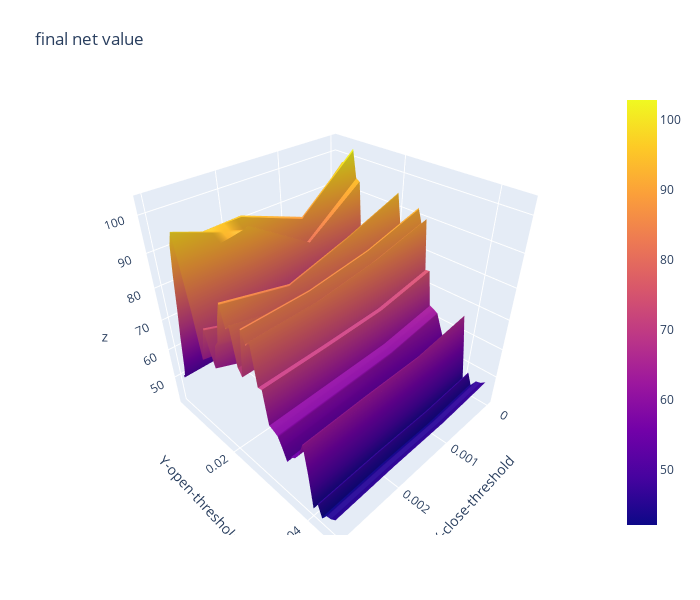

Notebook cell for this chart:
### Code cell
import plotly.graph_objects as go

x_data = df_final_nv.columns.to_list() # close threshold

y_data = df_final_nv.index.to_list() # open threshold

z_data = df_final_nv.copy(deep=True) # return per round

fig = go.Figure(data=[go.Surface(z=z_data.values,x=x_data,y=y_data)])

fig.update_layout(title="final net value", # 标题
                  autosize=False,  # 尺度自动缩放
                  width=700,  # 长宽
                  height=600,
                  margin=dict(l=65,r=50,b=65,t=90),  # 4个位置的距离
                  scene=dict(xaxis_title='X-close-threshold',yaxis_title='Y-open-threshold')
                 )

fig.show()

### Figure 1 — Plotly figure (JSON) as saved in the notebook; plotly's stock layout.template omitted (floating-point values rounded to 4 significant figures; data arrays with more than 128 entries replaced by an {"elided": "..."} marker saying what was removed)
{"data": [{"type": "surface", "x": [0, 0.001, 0.002, 0.003], "y": [0.0031, 0.0032, 0.0035, 0.004, 0.005, 0.006, 0.007, 0.008, 0.009, 0.01, 0.011, 0.012, 0.013, 0.014, 0.015, 0.016, 0.017, 0.018, 0.019, 0.02, 0.021, 0.022, 0.023, 0.024, 0.025, 0.026, 0.027, 0.028, 0.029, 0.03, 0.031, 0.032, 0.033, 0.034, 0.035, 0.036, 0.037, 0.038, 0.039, 0.04, 0.041, 0.042, 0.043, 0.044, 0.045], "z": {"elided": "45x4 float values"}}], "layout": {"autosize": false, "height": 600, "margin": {"b": 65, "l": 65, "r": 50, "t": 90}, "scene": {"xaxis": {"title": {"text": "X-close-threshold"}}, "yaxis": {"title": {"text": "Y-open-threshold"}}}, "title": {"text": "final net value"}, "width": 700}}
